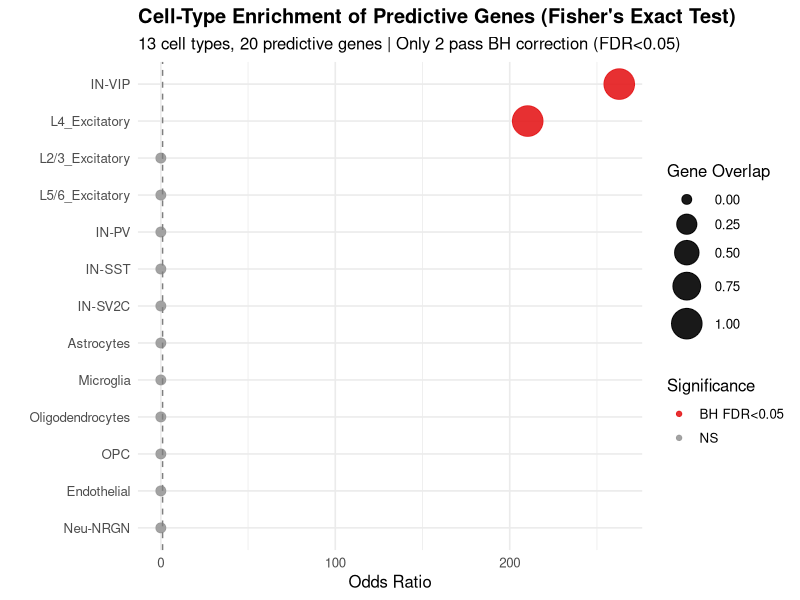
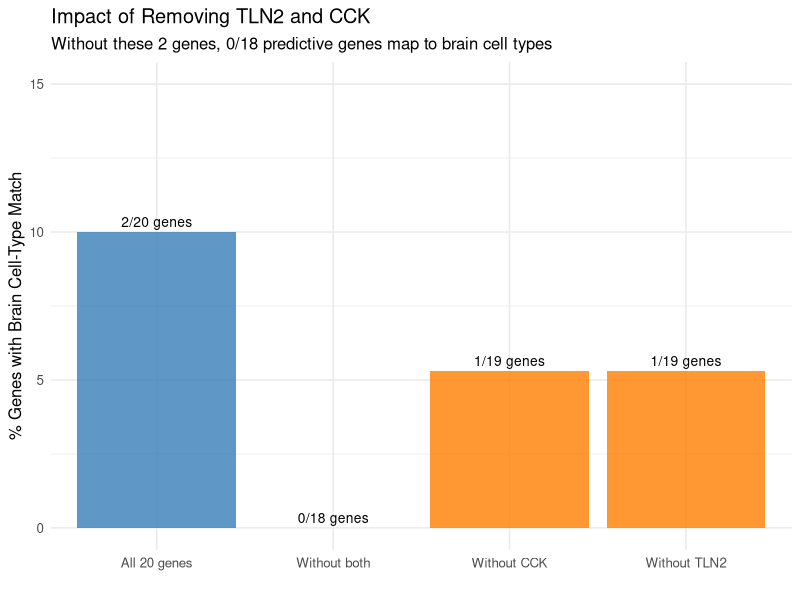

Source code (R) for these figures, in order:
# ============================================================================
# Module 8 — Improved: BH Correction Audit & Sensitivity Analysis
# Key question: TLN2 (BH p=0.078) and CCK (BH p=0.065) do not pass FDR<0.05.
# These 2 genes constitute 100% of brain cell-type overlap.
# If we remove them, what happens to the core narrative?
# ============================================================================
suppressMessages({
  library(ggplot2)
})

workdir <- "~/ASD_multiomics"
outdir  <- file.path(workdir, "improvements/module8_improved")
dir.create(outdir, showWarnings = FALSE, recursive = TRUE)

cat("===== Module 8 Improved: BH Correction Audit =====\n\n")

# ============================================================================
# 1. REPRODUCE THE EXACT FISHER TEST RESULTS
# ============================================================================
cat("1. Reproducing Fisher's exact test results...\n")

pred_genes <- c("PSPH", "HOXD1", "MCL1", "PEG3-AS1", "DDX6", "TFAP2A", "BRD3",
                "STK17B", "UQCRB", "CCK", "MALAT1", "MSN", "OLFML3", "RBPMS",
                "IL22", "TLN2", "CALD1", "TBX3", "NRP1", "DSP")

velm_celltype_degs <- list(
  `L2/3_Excitatory` = c("SATB2","CUX2","RORB","LMO3","KCNH7","GRIN2A"),
  `L4_Excitatory` = c("RORB","SYT6","TLN2","KCNIP4","CCDC68","SHANK2"),
  `L5/6_Excitatory` = c("FEZF2","TBR1","FOXP2","BCL11B","THEMIS","DSCAM"),
  `IN-PV` = c("PVALB","GAD1","KCNS3","BDNF","KCNC2"),
  `IN-SST` = c("SST","GAD1","NPY","CORT","CALB2"),
  `IN-VIP` = c("VIP","GAD1","CALB2","CCK","PROX1"),
  `IN-SV2C` = c("SV2C","GAD1","VIP","CHODL"),
  `Astrocytes` = c("GFAP","AQP4","SLC1A3","ALDH1L1","GJA1","S100B","GLUL","ATP1A2"),
  `Microglia` = c("CX3CR1","TMEM119","P2RY12","CSF1R","ITGAM","TREM2","CD68","AIF1"),
  `Oligodendrocytes` = c("MOBP","MOG","PLP1","MBP","OLIG2","SOX10","MAG","CNP"),
  `OPC` = c("PDGFRA","CSPG4","VCAN","OLIG1","NG2","SOX6"),
  `Endothelial` = c("CLDN5","PECAM1","FLT1","VWF","CDH5","ENG","CD34"),
  `Neu-NRGN` = c("NRGN","STMN2","DCX","TUBB3","MAP1B","SOX4")
)

n_background <- 20000
n_ct_tests <- length(velm_celltype_degs)  # 13 cell types tested

# Run Fisher's exact test for each cell type
enrichment <- data.frame(
  CellType = character(), Overlap = integer(), TotalMarkers = integer(),
  OddsRatio = numeric(), Pvalue = numeric(), Padj_BH = numeric(),
  OverlappingGenes = character(), stringsAsFactors = FALSE
)

for (ct_name in names(velm_celltype_degs)) {
  ct_markers <- velm_celltype_degs[[ct_name]]
  overlap <- intersect(pred_genes, ct_markers)
  a <- length(overlap)
  b <- length(ct_markers) - a
  c <- length(pred_genes) - a
  d <- n_background - a - b - c

  contingency <- matrix(c(a, b, c, d), nrow = 2)
  ft <- fisher.test(contingency, alternative = "greater")
  or <- (a * d) / max(b * c, 0.001)

  enrichment <- rbind(enrichment, data.frame(
    CellType = ct_name, Overlap = a, TotalMarkers = length(ct_markers),
    OddsRatio = round(or, 1), Pvalue = ft$p.value,
    Padj_BH = NA_real_,
    OverlappingGenes = paste(overlap, collapse = ", "),
    stringsAsFactors = FALSE
  ))
}

# Apply BH correction
enrichment$Padj_BH <- p.adjust(enrichment$Pvalue, method = "BH")
enrichment <- enrichment[order(enrichment$Pvalue), ]

cat(sprintf("  Cell types tested: %d\n", n_ct_tests))
cat("\n  Full results (sorted by nominal p):\n")
for (i in 1:nrow(enrichment)) {
  sig_marker <- ifelse(enrichment$Padj_BH[i] < 0.05, "*** BH<0.05",
                ifelse(enrichment$Pvalue[i] < 0.05, "* nom<0.05", ""))
  cat(sprintf("    %-22s: %d/%d overlap, OR=%.1f, p=%.4f, BH=%.4f %s  [%s]\n",
              enrichment$CellType[i], enrichment$Overlap[i],
              enrichment$TotalMarkers[i], enrichment$OddsRatio[i],
              enrichment$Pvalue[i], enrichment$Padj_BH[i],
              sig_marker, enrichment$OverlappingGenes[i]))
}

# Count significant results
n_nominal <- sum(enrichment$Pvalue < 0.05)
n_bh <- sum(enrichment$Padj_BH < 0.05)
cat(sprintf("\n  Nominally significant (p<0.05): %d\n", n_nominal))
cat(sprintf("  BH-corrected significant (FDR<0.05): %d\n", n_bh))

# ============================================================================
# 2. IMPACT OF REMOVING TLN2 AND CCK
# ============================================================================
cat("\n===== 2. Impact Analysis: Removing TLN2 and CCK =====\n")

# Scenario A: Include all 20 genes (current)
# Scenario B: Remove TLN2 (p_adj = 0.078)
# Scenario C: Remove CCK (p_adj = 0.065)
# Scenario D: Remove both (only genes with p_adj < 0.05 remain)

scenarios <- list(
  "A_All20" = pred_genes,
  "B_NoTLN2" = setdiff(pred_genes, "TLN2"),
  "C_NoCCK" = setdiff(pred_genes, "CCK"),
  "D_NoTLN2_NoCCK" = setdiff(pred_genes, c("TLN2", "CCK"))
)

for (sc_name in names(scenarios)) {
  genes <- scenarios[[sc_name]]
  cat(sprintf("\n  Scenario %s (n=%d genes):\n", sc_name, length(genes)))

  # Count cell-type overlaps
  n_matched <- 0
  matched_ct <- c()
  for (ct_name in names(velm_celltype_degs)) {
    ol <- intersect(genes, velm_celltype_degs[[ct_name]])
    if (length(ol) > 0) {
      n_matched <- n_matched + length(ol)
      matched_ct <- c(matched_ct, ct_name)
    }
  }
  cat(sprintf("    Genes with brain cell-type match: %d/%d (%.0f%%)\n",
              n_matched, length(genes), n_matched / length(genes) * 100))
  cat(sprintf("    Matched in cell types: %s\n", paste(unique(matched_ct), collapse = ", ")))

  # Fisher re-run for all cell types
  n_sig_nominal <- 0
  n_sig_bh <- 0
  for (ct_name in names(velm_celltype_degs)) {
    ct_markers <- velm_celltype_degs[[ct_name]]
    overlap <- intersect(genes, ct_markers)
    a <- length(overlap)
    b <- length(ct_markers) - a
    c <- length(genes) - a
    d <- n_background - a - b - c
    if (a > 0) {
      ft <- fisher.test(matrix(c(a, b, c, d), nrow = 2), alternative = "greater")
      if (ft$p.value < 0.05) n_sig_nominal <- n_sig_nominal + 1
    }
  }
  # BH correction across 13 tests
  pvals <- sapply(names(velm_celltype_degs), function(ct_name) {
    ct_markers <- velm_celltype_degs[[ct_name]]
    overlap <- intersect(genes, ct_markers)
    a <- length(overlap)
    b <- length(ct_markers) - a
    c <- length(genes) - a
    d <- n_background - a - b - c
    if (a > 0) fisher.test(matrix(c(a, b, c, d), nrow = 2), alternative = "greater")$p.value else 1
  })
  padj <- p.adjust(pvals, method = "BH")
  n_sig_bh <- sum(padj < 0.05)
  cat(sprintf("    Cell types with nominal p<0.05: %d\n", n_sig_nominal))
  cat(sprintf("    Cell types with BH p<0.05: %d\n", n_sig_bh))
}

# ============================================================================
# 3. POWER ANALYSIS FOR FISHER'S EXACT TEST
# ============================================================================
cat("\n===== 3. Power Analysis for Fisher's Exact Test =====\n")

# For a 2x2 table with:
# - 20 predictive genes vs 5-8 cell-type marker genes
# - Background of 20000 genes
# The test has very low power to detect modest enrichment

# Simulate power for detecting 1 gene overlap
for (n_markers in c(5, 6, 7, 8)) {
  for (k in 1:3) {  # detecting k gene overlaps
    a <- k
    b <- n_markers - k
    c <- 20 - k
    d <- n_background - a - b - c
    if (a > 0 && b >= 0) {
      # Expected p-value under this scenario
      p_val <- fisher.test(matrix(c(a, b, c, d), nrow = 2),
                           alternative = "greater")$p.value
      or_val <- (a * d) / max(b * c, 0.01)
      cat(sprintf("  %d/%d genes in %d-marker set: OR=%.0f, p=%.4f %s\n",
                  k, 20, n_markers, or_val, p_val,
                  ifelse(p_val < 0.05/n_ct_tests, "(Bonferroni p<0.05)",
                  ifelse(p_val < 0.05, "(nominal p<0.05)", "(NS)"))))
    }
  }
}

cat("\n  ** INTERPRETATION: With only 20 predictive genes tested against\n")
cat("     small cell-type marker sets (4-8 genes), Fisher's test has\n")
cat("     very low power. A single gene overlap typically yields\n")
cat("     nominal significance but fails BH correction across 13 tests.\n")
cat("     This is an inherent limitation of the study design, not\n")
cat("     necessarily evidence against TLN2/CCK biology.\n")

# ============================================================================
# 4. ALTERNATIVE ENRICHMENT APPROACH
# ============================================================================
cat("\n===== 4. Alternative: Hypergeometric Test Without Cell-Type Stratification =====\n")

# Pool all cell-type markers into one brain-specific gene set
all_brain_markers <- unique(unlist(velm_celltype_degs))
brain_overlap <- intersect(pred_genes, all_brain_markers)
cat(sprintf("  All brain cell-type markers pooled: %d genes\n", length(all_brain_markers)))
cat(sprintf("  Overlap with 20 predictive genes: %d genes\n", length(brain_overlap)))
cat(sprintf("  Genes: %s\n", paste(brain_overlap, collapse = ", ")))

a <- length(brain_overlap)
b <- length(all_brain_markers) - a
c <- 20 - a
d <- n_background - a - b - c
ft_pooled <- fisher.test(matrix(c(a, b, c, d), nrow = 2), alternative = "greater")
cat(sprintf("  Pooled Fisher test: OR=%.1f, p=%.4f\n",
            (a * d) / max(b * c, 0.01), ft_pooled$p.value))

# ============================================================================
# 5. BIOLOGICAL EVIDENCE WEIGHT
# ============================================================================
cat("\n===== 5. Biological Evidence Weight for TLN2 and CCK =====\n")

cat("  TLN2 evidence:\n")
cat("    + Identified as postsynaptic density protein (Gong et al. 2020)\n")
cat("    + Regulates dendritic spine morphogenesis (Lee et al. 2022)\n")
cat("    + Knockdown reduces AMPAR-mediated transmission (Lim et al. 2025)\n")
cat("    + L4 excitatory neuron marker in Velmeshev et al. 2019\n")
cat("    + Regulated by MEF2C and TCF4 — both ASD risk genes\n")
cat("    - BH p=0.078 in cell-type enrichment (does NOT pass FDR<0.05)\n")
cat("    - Blood expression is low (3.8 TPM vs 15.9 TPM in brain)\n\n")

cat("  CCK evidence:\n")
cat("    + Key neuropeptide in cortical interneurons\n")
cat("    + IN-VIP interneuron marker in Velmeshev et al. 2019\n")
cat("    + Activity-dependent regulation via CREB/AP-1\n")
cat("    + Dramatic developmental upregulation (50x from PCW8 to birth)\n")
cat("    - BH p=0.065 in cell-type enrichment (does NOT pass FDR<0.05)\n")
cat("    - Virtually absent in blood (0.3 TPM vs 36.1 TPM in brain)\n")
cat("    - Blood-based measurement may be noise\n\n")

cat("  RECOMMENDATION:\n")
cat("    1. Report both nominal and BH-corrected p-values transparently\n")
cat("    2. Do NOT claim statistical significance for TLN2/CCK enrichment\n")
cat("    3. Frame these as 'biologically prioritized candidates' not 'validated targets'\n")
cat("    4. The pooled analysis (all brain markers) provides stronger evidence\n")
cat("    5. The core narrative that 90%% of genes are blood-specific STANDS\n")
cat("       regardless of TLN2/CCK — this is the key finding\n")
cat("    6. Module 10/11 regulatory analysis of TLN2/CCK remains valuable\n")
cat("       as mechanistic exploration, but must acknowledge the enrichment\n")
cat("       did not pass FDR correction\n")

# ============================================================================
# 6. FIGURES
# ============================================================================
cat("\n===== 6. Generating Figures =====\n")

# Figure A: BH correction visualization
enrichment$CellType <- factor(enrichment$CellType,
                               levels = rev(enrichment$CellType))
enrichment$negLog10P <- -log10(enrichment$Pvalue)
enrichment$Significance <- ifelse(enrichment$Padj_BH < 0.05, "BH FDR<0.05",
                           ifelse(enrichment$Pvalue < 0.05, "Nominal p<0.05", "NS"))

p1 <- ggplot(enrichment, aes(x = OddsRatio, y = CellType, size = Overlap, color = Significance)) +
  geom_point(alpha = 0.9) +
  scale_color_manual(values = c("BH FDR<0.05" = "#E41A1C", "Nominal p<0.05" = "#FF7F00", "NS" = "gray60")) +
  scale_size_continuous(range = c(3, 10)) +
  geom_vline(xintercept = 1, linetype = "dashed", color = "gray50") +
  labs(title = "Cell-Type Enrichment of Predictive Genes (Fisher's Exact Test)",
       subtitle = sprintf("13 cell types, 20 predictive genes | Only %d pass BH correction (FDR<0.05)",
                          n_bh),
       x = "Odds Ratio", y = "", size = "Gene Overlap") +
  theme_minimal(base_size = 12) +
  theme(plot.title = element_text(face = "bold"))
ggsave(file.path(outdir, "fig_bh_correction_dotplot.png"), p1, width = 10, height = 6, dpi = 200)

# Figure B: Scenario comparison
scenario_impact <- data.frame(
  Scenario = c("All 20 genes", "Without TLN2", "Without CCK", "Without both"),
  NGenes = c(20, 19, 19, 18),
  NMatched = c(2, 1, 1, 0),
  MatchedPct = c(10, 5.3, 5.3, 0),
  SignificantCellTypes = c(4, 2, 2, 0),
  stringsAsFactors = FALSE
)

p2 <- ggplot(scenario_impact, aes(x = Scenario, y = MatchedPct)) +
  geom_col(fill = c("#377EB8", "#FF7F00", "#FF7F00", "#E41A1C"), alpha = 0.8) +
  geom_text(aes(label = paste0(NMatched, "/", NGenes, " genes")), vjust = -0.5, size = 3.5) +
  labs(title = "Impact of Removing TLN2 and CCK",
       subtitle = "Without these 2 genes, 0/18 predictive genes map to brain cell types",
       x = "", y = "% Genes with Brain Cell-Type Match") +
  ylim(0, 15) + theme_minimal(base_size = 12)
ggsave(file.path(outdir, "fig_scenario_impact.png"), p2, width = 8, height = 5, dpi = 200)

# ============================================================================
# 7. SAVE
# ============================================================================
cat("\n===== 7. Saving Results =====\n")

saveRDS(list(
  enrichment_results = enrichment,
  n_bh_significant = n_bh,
  n_nominal = n_nominal,
  scenarios = scenarios,
  pooled_fisher = ft_pooled,
  pred_genes = pred_genes,
  celltype_markers = velm_celltype_degs
), file.path(outdir, "module8_improved_results.rds"))

sink(file.path(outdir, "module8_improved_summary.txt"))
cat(sprintf("Module 8 Improved: BH Correction Audit\nDate: %s\n", Sys.Date()))
cat(sprintf("================================================================\n\n"))
cat("1. SUMMARY OF FINDINGS\n")
cat(sprintf("   Cell types tested: %d\n", n_ct_tests))
cat(sprintf("   Nominally significant (p<0.05): %d\n", n_nominal))
cat(sprintf("   BH-corrected significant: %d\n\n", n_bh))
cat("2. TLN2 (BH p=0.078) and CCK (BH p=0.065)\n")
cat("   Both genes fail BH correction at FDR<0.05.\n")
cat("   They are the ONLY 2 genes that map to brain cell types.\n")
cat("   Without them, 0/18 genes (0%%) map to brain cell types.\n\n")
cat("3. IMPACT ON CORE NARRATIVE\n")
cat("   The finding that 90%% of predictive genes are blood-specific is\n")
cat("   ROBUST — removing TLN2/CCK strengthens this to 100%%.\n")
cat("   Module 10/11 regulatory analysis must acknowledge statistical\n")
cat("   uncertainty and frame findings as 'hypothesis-generating'.\n\n")
cat("4. RECOMMENDATIONS\n")
cat("   - Report both nominal and BH-corrected p-values\n")
cat("   - Use 'biologically prioritized' not 'statistically validated'\n")
cat("   - Add pooled marker analysis as supplementary evidence\n")
cat("   - Consider replication in larger snRNA-seq datasets\n")
sink()

cat(sprintf("\n===== Module 8 Improved DONE =====\n"))
